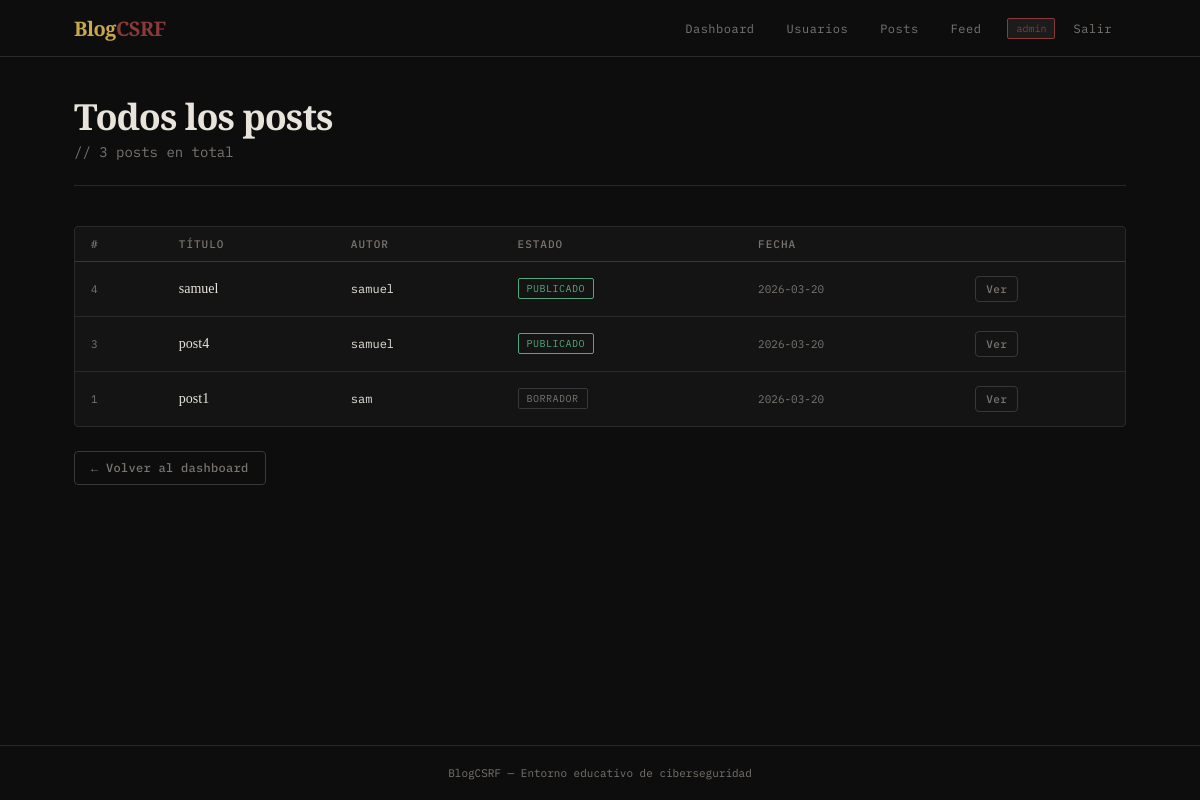
The app's page /admin/posts (signed in) with its own data.
### tables this page shows
CREATE TABLE posts (
    id         INTEGER PRIMARY KEY AUTOINCREMENT,
    title      TEXT    NOT NULL,
    body       TEXT    NOT NULL,
    author_id  INTEGER NOT NULL REFERENCES users(id) ON DELETE CASCADE,
    published  INTEGER NOT NULL DEFAULT 0,
    created_at TEXT    NOT NULL DEFAULT (datetime('now')),
    updated_at TEXT    NOT NULL DEFAULT (datetime('now'))
);

CREATE TABLE users (
    id         INTEGER PRIMARY KEY AUTOINCREMENT,
    username   TEXT    UNIQUE NOT NULL,
    password   TEXT    NOT NULL,
    role       TEXT    NOT NULL CHECK(role IN ('admin', 'writer')),
    banned     INTEGER NOT NULL DEFAULT 0,
    created_at TEXT    NOT NULL DEFAULT (datetime('now'))
);

### blueprints/admin.py (the view)
@admin_bp.route("/posts")
@require_role("admin")
def all_posts():
    db = get_db()
    posts = db.execute(
        """SELECT p.*, u.username FROM posts p
           JOIN users u ON u.id = p.author_id
           ORDER BY p.created_at DESC"""
    ).fetchall()
    return render_template("admin/posts.html", posts=posts)

### app.py (called while the page is built)
def _now_ts():
    t = datetime.datetime.now()
    return t.strftime("%Y-%m-%dT%H:%M:%S.") + f"{t.microsecond // 1000:03d}"

### blueprints/auth.py (called while the page is built)
def require_role(*roles):
    from functools import wraps
    def decorator(f):
        @wraps(f)
        def decorated(*args, **kwargs):
            if "user_id" not in session:
                return redirect(url_for("auth.login"))
            if session.get("role") not in roles:
                return render_template("403.html"), 403
            return f(*args, **kwargs)
        return decorated
    return decorator

### database.py (called while the page is built)
def get_db():
    if "db" not in g:
        g.db = sqlite3.connect(
            current_app.config["DATABASE"],
            detect_types=sqlite3.PARSE_DECLTYPES,
        )
        g.db.row_factory = sqlite3.Row
    return g.db

### templates/admin/posts.html (shortened to what this page needs)
{% extends "base.html" %}
{% block content %}
<div class="page-header">
  <h1>Todos los posts</h1>
  <p>// {{ posts|length }} posts en total</p>
</div>
{% if posts %}
<div class="table-wrap card" style="padding:0;overflow:hidden">
  <table>
    <thead>
      <tr>
        <th>#</th>
        <th>Título</th>
        <th>Autor</th>
        <th>Estado</th>
        <th>Fecha</th>
        <th></th>
      </tr>
    </thead>
    <tbody>
      {% for p in posts %}
      <tr>
        <td style="font-family:var(--mono);font-size:11px;color:var(--muted)">{{ p.id }}</td>
        <td>{{ p.title }}</td>
        <td style="font-family:var(--mono);font-size:12px">{{ p.username }}</td>
        <td>
          {% if p.published %}
            <span class="badge badge-pub">publicado</span>
          {% else %}
            <span class="badge badge-draft">borrador</span>
          {% endif %}
        </td>
        <td style="font-family:var(--mono);font-size:11px;color:var(--muted)">{{ p.created_at[:10] }}</td>
        <td>
          <a href="{{ url_for('posts.view_post', post_id=p.id) }}" class="btn btn-ghost btn-sm">Ver</a>
        </td>
      </tr>
      {% endfor %}
    </tbody>
  </table>
</div>
{% else %}
<div class="empty"><strong>Sin posts</strong>No hay posts aún.</div>
{% endif %}
<div class="mt-24">
  <a href="{{ url_for('admin.dashboard') }}" class="btn btn-ghost">← Volver al dashboard</a>
</div>
{% endblock %}

### templates/base.html (style rules this page uses)
*, *::before, *::after { box-sizing: border-box; margin: 0; padding: 0; }
:root { --bg: #0d0d0d; --bg2: #141414; --bg3: #1c1c1c; --border: #2a2a2a; --border2: #383838; --text: #e8e4dc; --muted: #7a7570; --accent: #c9a84c; --accent2: #8b3a3a; --danger: #e05252; --success: #52a87a; --warning: #d4883a; --info: #4a7eb5; --mono: 'IBM Plex Mono', monospace; --serif: 'Playfair Display', serif; --body-font: 'Source Serif 4', serif; --radius: 4px; }
html { background: var(--bg); color: var(--text); font-family: var(--body-font); font-size: 16px; }
body { min-height: 100vh; display: flex; flex-direction: column; }
.page-header { margin-bottom: 40px; border-bottom: 1px solid var(--border); padding-bottom: 24px; }
.page-header h1 { font-family: var(--serif); font-size: 36px; font-weight: 900; color: var(--text); letter-spacing: -1px; line-height: 1.1; }
.page-header p { color: var(--muted); font-size: 14px; margin-top: 6px; font-family: var(--mono); }
.card { background: var(--bg2); border: 1px solid var(--border); border-radius: var(--radius); padding: 24px; transition: border-color .2s; }
.table-wrap { overflow-x: auto; }
table { width: 100%; border-collapse: collapse; font-size: 14px; }
thead tr { border-bottom: 1px solid var(--border2); }
th { font-family: var(--mono); font-size: 11px; font-weight: 500; text-transform: uppercase; letter-spacing: 1px; color: var(--muted); padding: 10px 16px; text-align: left; }
td { padding: 14px 16px; border-bottom: 1px solid var(--border); color: var(--text); vertical-align: middle; }
tr:last-child td { border-bottom: none; }
tbody tr { transition: background .1s; }
.btn { display: inline-flex; align-items: center; gap: 6px; font-family: var(--mono); font-size: 12px; font-weight: 500; padding: 8px 16px; border-radius: var(--radius); border: 1px solid transparent; cursor: pointer; text-decoration: none; transition: all .15s; letter-spacing: 0.3px; }
.btn-ghost { background: transparent; color: var(--muted); border-color: var(--border2); }
.btn-sm { padding: 5px 10px; font-size: 11px; }
.badge { display: inline-block; font-family: var(--mono); font-size: 10px; padding: 3px 8px; border-radius: 2px; border: 1px solid; letter-spacing: 0.5px; text-transform: uppercase; }
.badge-pub { color: var(--success); border-color: var(--success); }
.badge-draft { color: var(--muted); border-color: var(--border2); }
.mt-24 { margin-top: 24px; }

### records on screen
posts: id "4", title "samuel", username "samuel", published "PUBLICADO", created_at "2026-03-20"
posts: id "3", title "post4", username "samuel", published "PUBLICADO", created_at "2026-03-20"
posts: id "1", title "post1", username "sam", published "BORRADOR", created_at "2026-03-20"

### other values on screen
{{ posts|length }} "3"
